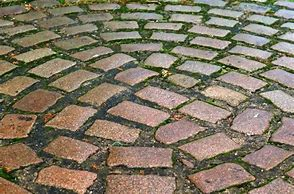
#> input picture Gabor变换/OIP-C.jpeg, 294 x 194 px
$ python main.py
#> lines starting #> are read from the running program, lines starting #| are printed output that depends on the picture
import matplotlib.pyplot as plt
from skimage import filters,io,color
import numpy as np

filename= 'OIP-C.jpeg'
img = io.imread(filename)#读取图像
#> img is the input picture: shape (194, 294, 3); mean R, G, B 130.2, 120.1, 100.6
print(img.shape)
#| (194, 294, 3)
img_gray = color.rgb2gray(img)#RGB转灰度
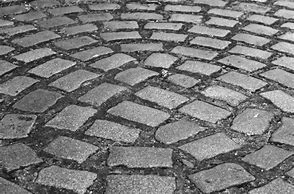
#> img_gray: shape (194, 294) float64; min 0.0025, max 0.996, mean 0.474
frequency=0.6
#调用gabor函数
real, imag = filters.gabor(img_gray, frequency=0.6,theta=45,n_stds=5)
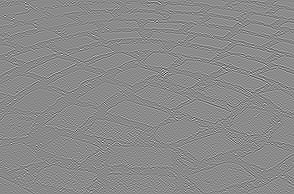
#> real: shape (194, 294) float64; min -0.11, max 0.0969, mean 0.00226; drawn with min black and max white
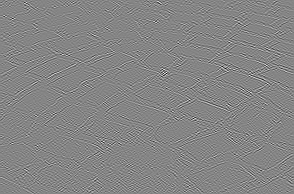
#> imag: shape (194, 294) float64; min -0.0807, max 0.0737, mean -6.84e-06; drawn with min black and max white
#取模图像
img_mod=np.sqrt(real.astype(float)**2+imag.astype(float)**2)
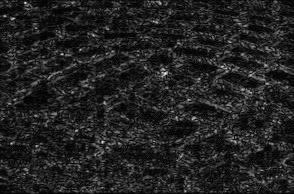
#> img_mod: shape (194, 294) float64; min 2.39e-05, max 0.115, mean 0.0155; drawn with min black and max white
#图像显示
plt.figure()
plt.subplot(2,2,1)
plt.imshow(img_gray,cmap='gray')
plt.subplot(2,2,2)
plt.imshow(img_mod,cmap='gray')
plt.subplot(2,2,3)
plt.imshow(real,cmap='gray')
plt.subplot(2,2,4)
plt.imshow(imag,cmap='gray')
plt.show()
